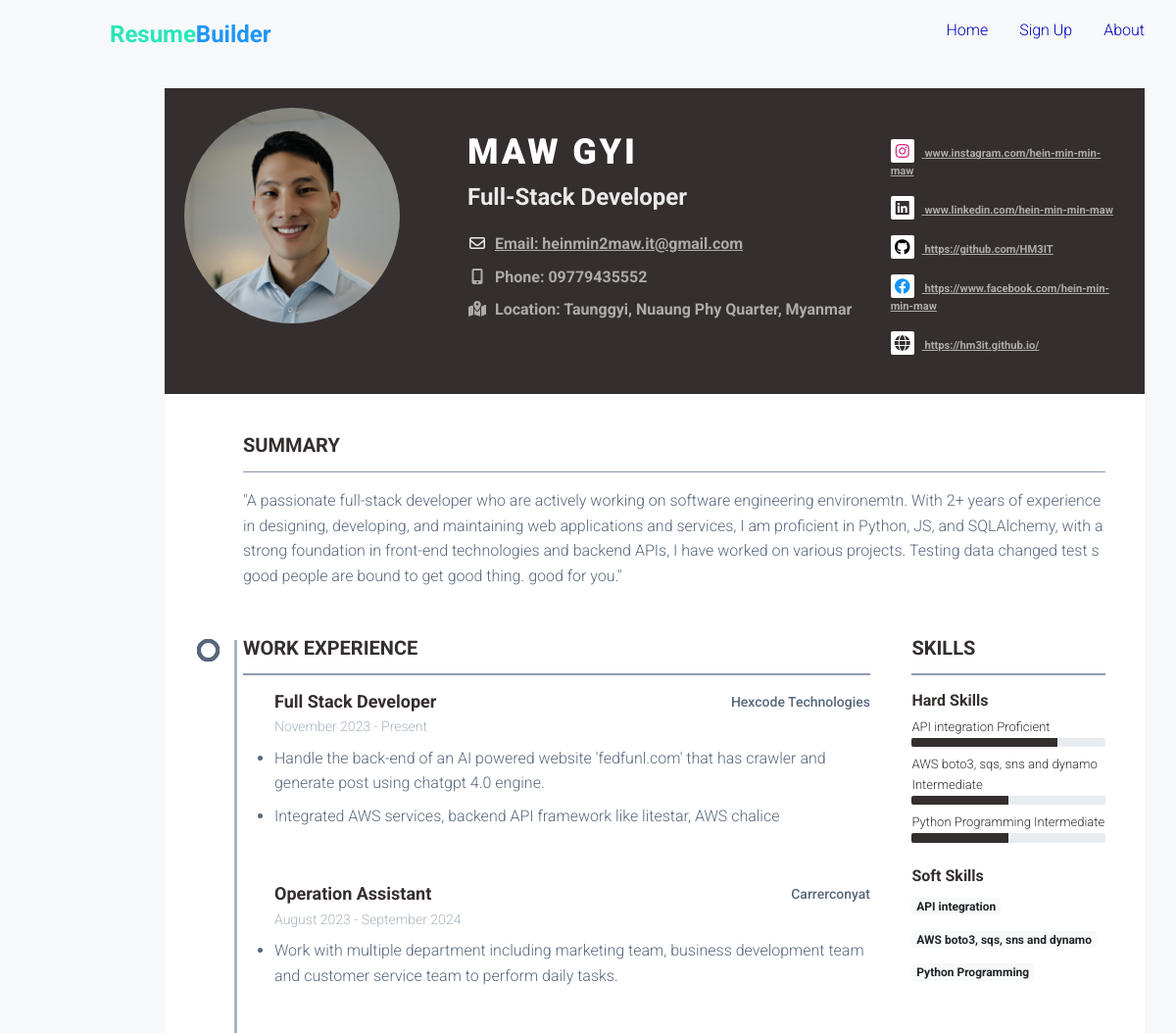
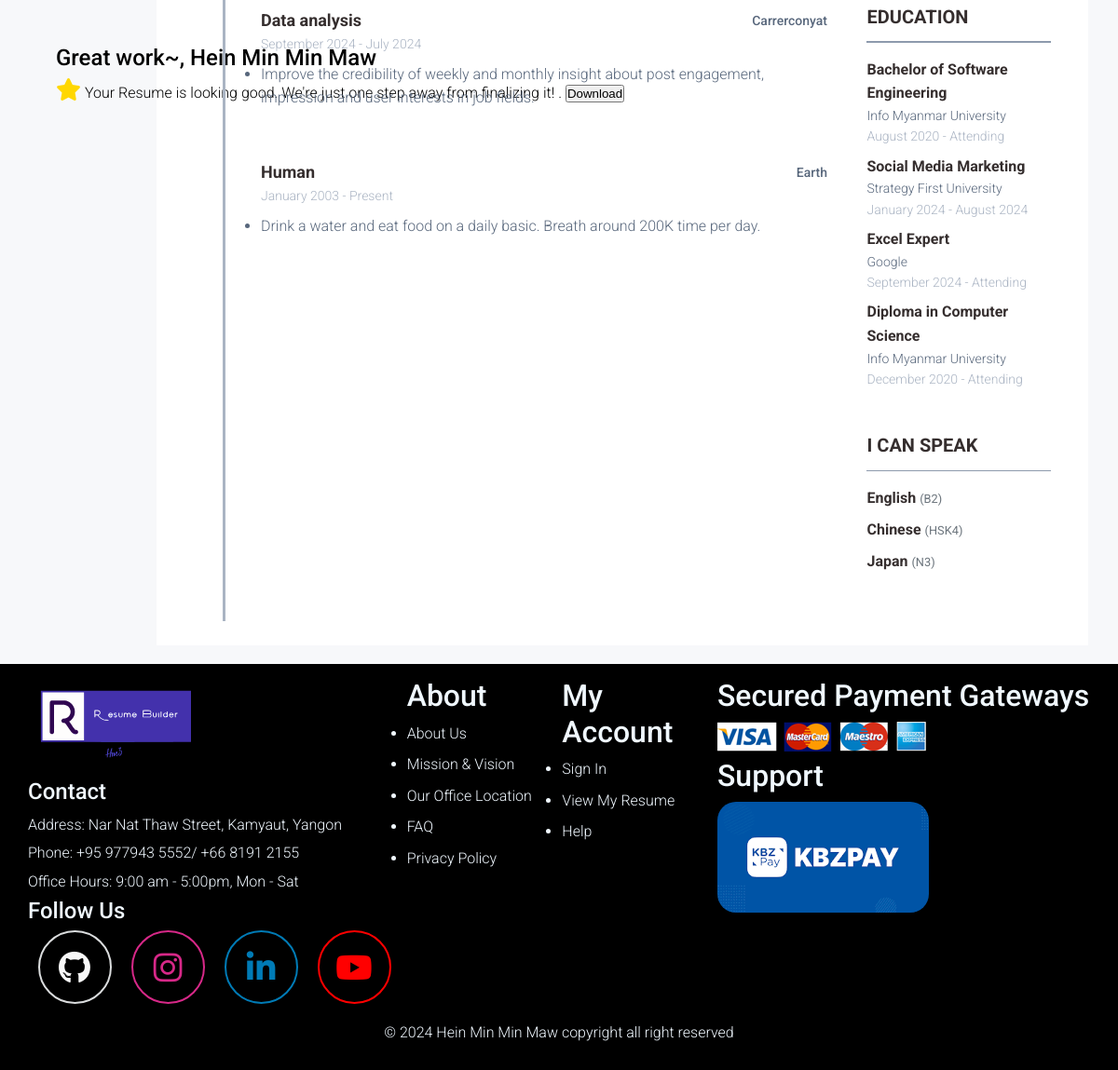
The page /resume/section/complete?resume_id=2d364fe0-8046-47ff-b8f9-e094656b3b3e on the database its author committed (2 pictures, top to bottom).
### tables.py (models this page shows)
class Resume(Base):
    __tablename__ = "resume"
    id: Mapped[str] = mapped_column(primary_key=True)
    template_id: Mapped[int] = mapped_column(ForeignKey("template.id"))
    address_id: Mapped[int] = mapped_column(ForeignKey("address.id"))
    user_id: Mapped[int] = mapped_column(ForeignKey("users.id"))
    username: Mapped[str] = mapped_column(String(40), nullable=False)
    profession: Mapped[str] = mapped_column(String(40), nullable=False)
    image_file_path:Mapped[str] = mapped_column(String(150), nullable=True)
    phone: Mapped[str] = mapped_column(String(40), nullable=False)
    email: Mapped[str] = mapped_column(String(40), nullable=False)
    summary: Mapped[str] = mapped_column(Text, nullable=False)
    template_theme : Mapped[str] = mapped_column(String(50),nullable=False)
    address: Mapped["Address"] = relationship(
        back_populates="resumes"
    )
    social_media: Mapped[List[SocialMedia]] = relationship(
        back_populates="resume", cascade="all, delete-orphan"
    )
    languages: Mapped[List[Language]] = relationship(
        back_populates="resume", cascade="all, delete-orphan"
    )
    work_experiences: Mapped[List[WorkExperience]] = relationship(
        back_populates="resume", cascade="all, delete-orphan"
    )
    educations: Mapped[List[Education]] = relationship(
        back_populates="resume", cascade="all, delete-orphan"
    )
    skills: Mapped[List[Skill]] = relationship(
        back_populates="resume", cascade="all, delete-orphan"
    )
    template: Mapped["Template"] = relationship("Template", back_populates="resumes")
    user: Mapped["User"] = relationship(back_populates="resumes")

class Address(Base):
    __tablename__ = "address"
    id: Mapped[str] = mapped_column(primary_key=True, default=lambda: str(uuid.uuid4()))
    city: Mapped[str] = mapped_column(String(40), nullable=False)
    country: Mapped[str] = mapped_column(String(40), nullable=False)
    __table_args__ = (
        UniqueConstraint('city', 'country', name='unique_city_country'),
    )
    resumes: Mapped[List["Resume"]] = relationship(
        back_populates="address"
    )

class SocialMedia(Base):
    __tablename__ = "social_media"
    id: Mapped[str] = mapped_column(primary_key=True, default=lambda: str(uuid.uuid4()))
    resume_id: Mapped[int] = mapped_column(ForeignKey("resume.id"))
    name: Mapped[SocialMediaPlatform] = mapped_column(Enum(SocialMediaPlatform, name="social_media_enum"))
    link:Mapped[str] = mapped_column(String(100), nullable=False)
    resume: Mapped["Resume"] = relationship(back_populates="social_media")

class WorkExperience(Base):
    __tablename__ = "work_experience"
    id: Mapped[str] = mapped_column(primary_key=True, default=lambda: str(uuid.uuid4()))
    resume_id: Mapped[int] = mapped_column(ForeignKey("resume.id"))
    company_name: Mapped[str] = mapped_column(String(40), nullable=False)
    position: Mapped[str] = mapped_column(String(40), nullable=False)
    location: Mapped[str] = mapped_column(String(150))
    start_date: Mapped[Date] = mapped_column(Date)
    end_date: Mapped[Date] = mapped_column(Date, nullable= True)
    is_working: Mapped[bool] = mapped_column(Boolean)
    achievement: Mapped[str] = mapped_column(nullable=True)
    resume: Mapped["Resume"] = relationship(back_populates="work_experiences")

class Skill(Base):
    __tablename__ = "skill"
    id: Mapped[str] = mapped_column(primary_key=True, default=lambda: str(uuid.uuid4()))
    resume_id: Mapped[int] = mapped_column(ForeignKey("resume.id"))
    name: Mapped[str] = mapped_column(String(30))
    proficiency: Mapped[Proficiency] = mapped_column(Enum(Proficiency, name="proficiency_enum"))
    resume: Mapped["Resume"] = relationship(back_populates="skills")

class Education(Base):
    __tablename__ = "education"
    id: Mapped[str] = mapped_column(primary_key=True, default=lambda: str(uuid.uuid4()))
    name: Mapped[str] = mapped_column(String(40), nullable=False)
    location: Mapped[str] = mapped_column(String(150))
    resume_id: Mapped[int] = mapped_column(ForeignKey("resume.id"))
    degree: Mapped[str] = mapped_column(String(40), nullable=False)
    start_date: Mapped[Date] = mapped_column(Date)
    end_date: Mapped[Date] = mapped_column(Date, nullable= True)
    is_studying: Mapped[bool] = mapped_column(Boolean)
    resume: Mapped["Resume"] = relationship(back_populates="educations")

class Language(Base):
    __tablename__ = "language"
    id: Mapped[str] = mapped_column(primary_key=True, default=lambda: str(uuid.uuid4()))
    resume_id: Mapped[int] = mapped_column(ForeignKey("resume.id"))
    name:Mapped[str] = mapped_column(String(100), nullable=False)
    fluent_level:Mapped[str] = mapped_column(String(100), nullable=False)
    resume: Mapped["Resume"] = relationship(back_populates="languages")

### app.py (the view)
@app.route("/resume/section/complete", methods=["GET"])
def render_completed_resume():
    resume_id = request.args.get('resume_id')
    if resume_id is None:
        return jsonify({"message": "Resume id must be included"}), 403
    with get_session() as session:
        resume:Resume = session.query(Resume).filter_by(id=resume_id).options(
            joinedload(Resume.work_experiences),
            joinedload(Resume.educations),
            joinedload(Resume.skills),
            joinedload(Resume.address),
            joinedload(Resume.template),
            joinedload(Resume.user)
        ).one()
        selected_template_path = resume.template.template_file_path
        return render_template('complete-resume.html', contents ={"template_path": selected_template_path , "resume":resume} )

### db.py (called while the page is built)
@contextmanager
def get_session(scope_func=None):
    session = scoped_session(Session, scopefunc=scope_func)
    try:
        yield session
        session.commit()
    except Exception:
        session.rollback()
        raise
    finally:
        session.remove()

### utils.py (called while the page is built)
def replace_newlines(text):
    formatted_text = re.sub(r'\n(.)', r'</li><li>\1', text)
    return f"<li>{formatted_text}</li>"

### templates/complete-resume.html (shortened to what this page needs)
{% extends 'base.html' %}
{% block title %}
<link rel="stylesheet" href="{{ url_for('static', filename='css/navbar.css')}}">
{% endblock %}
{% block body %}
{% include 'components/navbar.html' %}
<section id="resume-section" class="resume-section">
    <div id="resume-content">
        <div class="section-suggestion">
            <h4>Great work~, Hein Min Min Maw</h1>
                <i class="fas fa-star"></i>
                <span class="suggestion">Your Resume is looking good. We're just one step away from finalizing it!
                    .</span>
                <button id="resume-download-btn">Download</button>
        </div>
    </div>
    {% if contents %}
    {% set template_path = contents.template_path %}
    {% set resume = contents.resume %}
    {% if template_path %}
    <div id="resume-preview">
        {% include template_path %}
    </div>
    {% endif %}
    {% endif %}
</section>
{% endblock %}

### templates/resume-templates/template1-9b739031-f00f-438d-8a63-7a1ef05e58c2.html (shortened to what this page needs)
<link id="theme-style" rel="stylesheet" href="{{url_for('static',filename='css/template1.css')}}">
<div class="resume-wrapper-inner mx-auto text-left bg-white ">
	<header class="resume-header pt-4 pt-md-0">
		<div class="media flex-column flex-md-row">
			{% if resume.image_file_path %}
			<div id="profile-div">
				<img id="pv-profile-img" src="{{ url_for('static', filename=resume.image_file_path) }}" alt="image"
					width="220" height="220">
			</div>
			{% endif %}
			<div class="media-body p-4 d-flex flex-column flex-md-row mx-auto mx-lg-0">
				<div class="primary-info">
					<h1 id="pv-username" class="name mt-0 mb-1 text-white text-uppercase text-uppercase">{{
						resume.username }}
					</h1>
					<div id="pv-profession" class="title mb-3">{{ resume.profession.title() }}</div>
					<ul class="list-unstyled">
						<li class="mb-2">
							<i class="far fa-envelope fa-fw mr-2" data-fa-transform="grow-3"></i><a
								href="mailto:{{resume.email }}">Email: <span id="pv-email">{{
									resume.email }} </span> </a>
						</li>
						<li class="mb-2"><a><i class="fas fa-mobile-alt fa-fw mr-2"
									data-fa-transform="grow-6"></i>Phone: <span id="pv-phone">{{
									resume.phone }}</span></a></li>
						<li class="mb-2"><a><i class="fas  fa-map-marked-alt fa-fw mr-2"
									data-fa-transform="grow-6"></i>Location:
								<span id="pv-city">{{ resume.address.city }}</span>, <span id="pv-country">{{
									resume.address.country }}</span></a>
						</li>
					</ul>
				</div>
				<div class="secondary-info ml-md-auto mt-2">
					<ul id="social-media-list" class="resume-social list-unstyled">
						{% if resume.social_media %}
						{% for social_media in resume.social_media %}
						{% set media_name = social_media['name'].value.lower() %}
						<li id="{{media_name}}-item" class="mb-3">
							<a href="{{ social_media['link'] }}">
								<span class="fa-container text-center mr-2">
									{% if media_name == 'portfolio' %}
									<i class="fas fa-globe"></i>
									{% else %}
									<i class="fab fa-{{ social_media['name'].value.lower() }}"></i>
									{% endif %}
								</span>
								{{ social_media["link"] }}
							</a>
						</li>
						{% endfor %}
						{% endif %}
					</ul>
				</div>
			</div>
		</div>
	</header>
	<div class="resume-body p-5">
		<section class="resume-section summary-section mb-5">
			<h2 class="resume-section-title text-uppercase font-weight-bold pb-3 mb-3">Summary</h2>
			<div class="resume-section-content">
				<p id="pv-summary" class="mb-0">{{resume.summary}} </p>
			</div>
		</section>
		<div class="row">
			<div class="col-lg-9">
				<section class="resume-section experience-section mb-5">
					<h2 class="resume-section-title text-uppercase font-weight-bold pb-3 mb-3">Work Experience
					</h2>
					<div class="resume-section-content">
						<div id="work-experience-parent" class="resume-timeline position-relative">
							{% for experience in resume.work_experiences %}
							<article class="resume-timeline-item position-relative pb-5">
								<div class="resume-timeline-item-header mb-2">
									<div class="d-flex flex-column flex-md-row">
										<h3 class="resume-position-title font-weight-bold mb-1">{{
											experience.position }}</h3>
										<div class="resume-company-name ml-auto">
											{{ experience.company_name }}</div>
									</div>
									<div class="resume-position-time">
										{% if experience.start_date %}{{ experience.start_date.strftime('%B %Y')
										}}{% endif %}
										-
										{% if experience.is_working %}
										Present
										{% else %}
										{% if experience.end_date %}{{ experience.end_date.strftime('%B %Y')
										}}{% else %}N/A{% endif %}
										{% endif %}
									</div>
								</div>
								<div class="resume-timeline-item-desc">
									<ul id="work-achievements">
										{{ experience.achievement | replace_newlines | safe }}
									</ul>
								</div>
							</article>
							{% endfor %}
						</div>
					</div>
				</section>
			</div>
			<div class="col-lg-3">
				<section class="resume-section skills-section mb-5">
					<h2 class="resume-section-title text-uppercase font-weight-bold pb-3 mb-3">Skills</h2>
					<div class="resume-section-content">
						<div class="resume-skill-item">
							<h4 class="resume-skills-cat font-weight-bold">Hard Skills</h4>
							<ul id="skill-list" class="list-unstyled mb-4">
								{% set proficiency_levels = {
								'BEGINNER': 25,
								'INTERMEDIATE': 50,
								'PROFICIENT': 75,
								'EXPERT': 100
								} %}
								{% for skill in resume.skills %}
								<li class="mb-2">
									<div class="resume-skill-name">{{ skill.name }} <span
											class="resume-skill-proficiency">{{ skill.proficiency.name.title()
											}}</span>
									</div>
									<div class="progress resume-progress">
										<div class="progress-bar" class="progress-bar theme-progress-bar-dark"
											role="progressbar"
											aria-valuenow="{{ proficiency_levels[skill.proficiency.name] }}"
											aria-valuemin="0" aria-valuemax="100">
										</div>
									</div>
								</li>
								{% endfor %}
							</ul>
						</div>
						<div class="resume-skill-item">
							<h4 class="resume-skills-cat font-weight-bold">Soft Skills</h4>
							<ul class="list-inline">
								{% for skill in resume.skills %}
								<li class="list-inline-item"><span class="badge badge-light">{{ skill.name
										}}</span></li>
								{% endfor %}
							</ul>
						</div>
					</div>
				</section>
				<section class="resume-section education-section mb-5">
					<h2 class="resume-section-title text-uppercase font-weight-bold pb-3 mb-3">Education</h2>
					<div class="resume-section-content">
						<ul id="education-list" class="list-unstyled">
							{% for education in resume.educations %}
							<li class="mb-2">
								<div class="resume-degree font-weight-bold">{{ education.degree }}</div>
								<div class="resume-degree-org">{{ education.name }}</div>
								<div class="resume-degree-time">
									{% if education.start_date %}{{
									education.start_date.strftime('%B %Y') }}{% endif %}
									-
									{% if education.is_studying %}
									Attending
									{% else %}
									{% if education.end_date %}{{ education.end_date.strftime('%B %Y') }}{% else
									%}N/A{% endif %}
									{% endif %}
								</div>
							</li>
							{% endfor %}
						</ul>
					</div>
				</section>
				{% if resume.languages|length > 0 %}
				<section class="resume-section language-section mb-5">
					<h2 class="resume-section-title text-uppercase font-weight-bold pb-3 mb-3">I Can Speak
					</h2>
					<div class="resume-section-content">
						<ul id="language-list" class="list-unstyled resume-lang-list">
							{% for language in resume.languages %}
							<li class="mb-2"><span class="resume-lang-name font-weight-bold">{{language["name"]}}</span>
								<small class="text-muted font-weight-normal">({{language["fluent_level"]}})</small>
							</li>
							{% endfor %}
						</ul>
					</div>
				</section>
				{% endif %}
			</div>
		</div>
	</div>
</div>

### static/css/main.css (style rules this page uses)
:root { --primary-color: #0003b9; --secondary-color: #28e7b8; --highlight-color: #2196f3; --danger-color: #ff4d4d; --input-width: 330px; --template-bg-color: #ffffff; }
* { margin: 0; padding: 0; box-sizing: border-box; }
body { font-family: "Roboto", Arial, sans-serif; font-weight: 300; font-style: normal; background-color: #f4f4f4; line-height: 1.6; }
button { cursor: pointer; }
i.fa-github { color: #f8f8f8 !important; }
i.fa-instagram { color: #d72888 !important; }
i.fa-facebook { color: #1193f4 !important; }
i.fa-star { color: gold; font-size: 1.5rem; }
#pv-city, #pv-country { text-transform: capitalize; }
#pv-profession { text-transform: capitalize; }

### templates/complete-resume.html (style rules this page uses)
#resume-section { height: fit-content; display: flex; padding: 20px; justify-content: space-around; overflow: hidden; }
#resume-content { display: flex; flex: .7; justify-content: space-around; flex-direction: column; overflow-y: hidden; }
.section-suggestion { position: fixed; top: 50%; left: 5%; }

### rows shown on the page
Resume: image_file_path (picture), username "MAW GYI", profession "Full-Stack Developer", email "heinmin2maw.it@gmail.com", phone "09779435552", summary "\"A passionate full-stack developer who are actively working on software engineering environemtn. With 2+ years of experience in designing, developing, and maintaining web applications and services, I am proficient in Python, JS, and SQLAlchemy, with a strong foundation in front-end technologies and backend APIs, I have worked on various projects. Testing data changed test s good people are bound to get good thing. good for you.\""
Address: address.city "Taunggyi, Nuaung Phy Quarter", address.country "Myanmar"
SocialMedia: link "www.instagram.com/hein-min-min-maw"
SocialMedia: link "www.linkedin.com/hein-min-min-maw"
SocialMedia: link "https://github.com/HM3IT"
SocialMedia: link "https://www.facebook.com/hein-min-min-maw"
SocialMedia: link "https://hm3it.github.io/"
WorkExperience: position "Full Stack Developer", company_name "Hexcode Technologies", start_date "November 2023", is_working "Present", achievement "Handle the back-end of an AI powered website 'fedfunl.com' that has crawler and generate post using chatgpt 4.0 engine. Integrated AWS services, backend API framework like litestar, AWS chalice"
WorkExperience: position "Operation Assistant", company_name "Carrerconyat", start_date "August 2023", end_date "September 2024", achievement "Work with multiple department including marketing team, business development team and customer service team to perform daily tasks."
WorkExperience: position "Data analysis", company_name "Carrerconyat", start_date "September 2024", end_date "July 2024", achievement "Improve the credibility of weekly and monthly insight about post engagement, impression and user interests in job fields."
WorkExperience: position "Human", company_name "Earth", start_date "January 2003", is_working "Present", achievement "Drink a water and eat food on a daily basic. Breath around 200K time per day."
Skill: name "API integration", proficiency.name "Proficient"
Skill: name "AWS boto3, sqs, sns and dynamo", proficiency.name "Intermediate"
Skill: name "Python Programming", proficiency.name "Intermediate"
Education: degree "Bachelor of Software Engineering", name "Info Myanmar University", start_date "August 2020", is_studying "Attending"
Education: degree "Social Media Marketing", name "Strategy First University", start_date "January 2024", end_date "August 2024"
Education: degree "Excel Expert", name "Google", start_date "September 2024", is_studying "Attending"
Education: degree "Diploma in Computer Science", name "Info Myanmar University", start_date "December 2020", is_studying "Attending"
Language: name "English", fluent_level "B2"
Language: name "Chinese", fluent_level "HSK4"
Language: name "Japan", fluent_level "N3"
